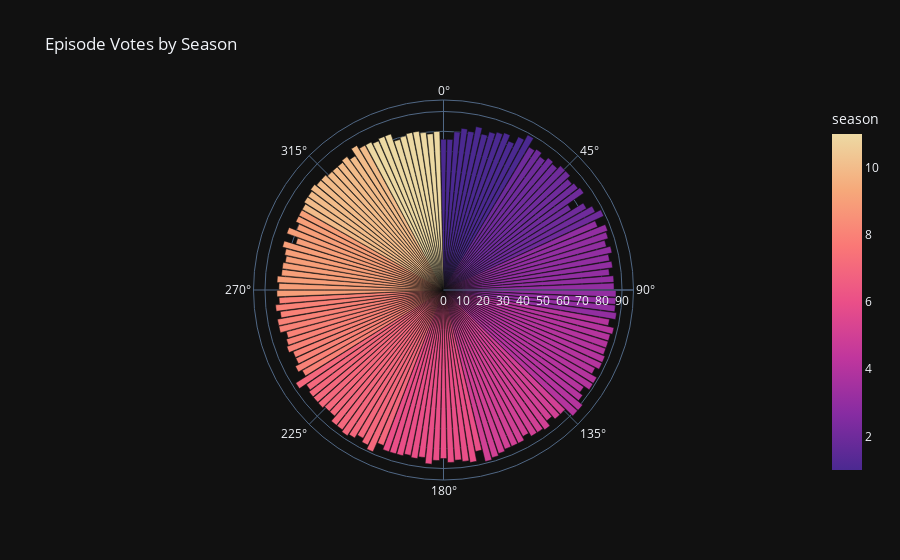

This figure's notebook cell:
### Code cell
px.bar_polar(df, r='appreciation', color='season', hover_data=['title'], title='Episode Votes by Season')

### Figure 1 — Plotly figure (JSON) as saved in the notebook; plotly's stock layout.template omitted (floating-point values rounded to 4 significant figures; data arrays with more than 128 entries replaced by an {"elided": "..."} marker saying what was removed)
{"data": [{"customdata": {"elided": "146x1 str values"}, "hovertemplate": "appreciation=%{r}<br>title=%{customdata[0]}<br>season=%{marker.color}<extra></extra>", "legendgroup": "", "marker": {"color": {"elided": "146 int values"}, "coloraxis": "coloraxis", "pattern": {"shape": ""}}, "name": "", "r": {"elided": "146 int values"}, "showlegend": false, "subplot": "polar", "type": "barpolar"}], "layout": {"barmode": "relative", "coloraxis": {"colorbar": {"title": {"text": "season"}}, "colorscale": [[0, "rgb(75, 41, 145)"], [0.1667, "rgb(135, 44, 162)"], [0.3333, "rgb(192, 54, 157)"], [0.5, "rgb(234, 79, 136)"], [0.6667, "rgb(250, 120, 118)"], [0.8333, "rgb(246, 169, 122)"], [1, "rgb(237, 217, 163)"]]}, "legend": {"tracegroupgap": 0}, "polar": {"angularaxis": {"direction": "clockwise", "rotation": 90}, "domain": {"x": [0, 1], "y": [0, 1]}}, "title": {"text": "Episode Votes by Season"}}}
